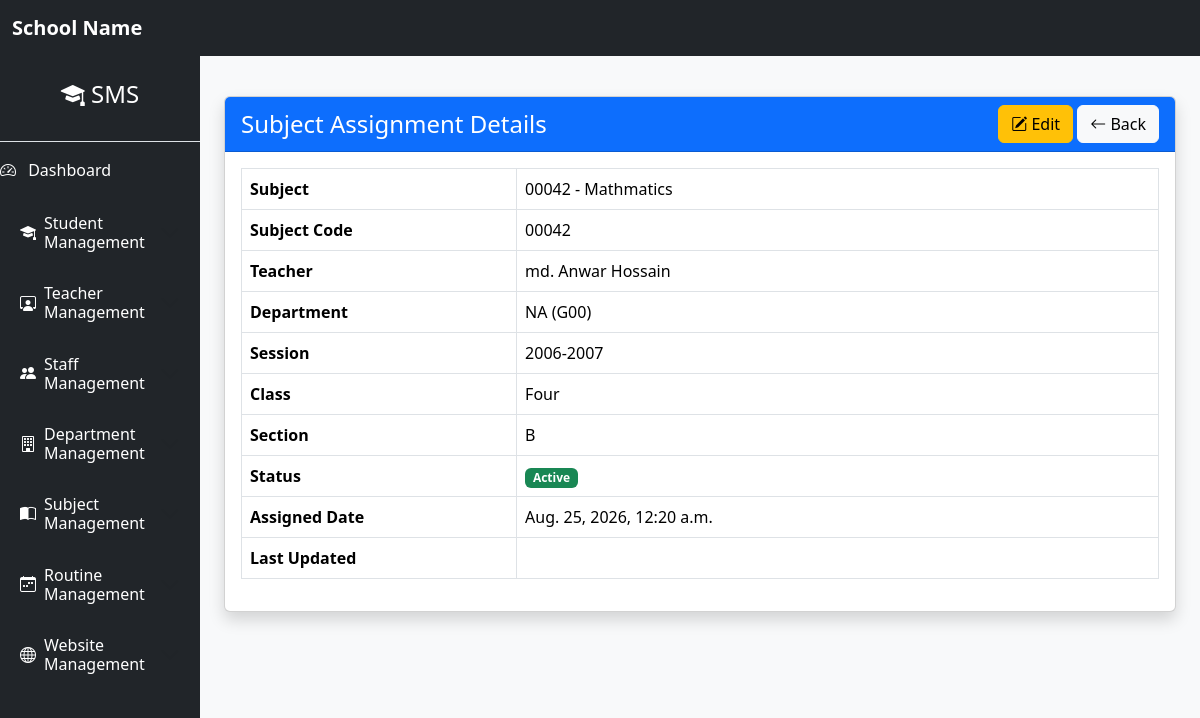
The app's page /subjects/assignment/6/, older data.
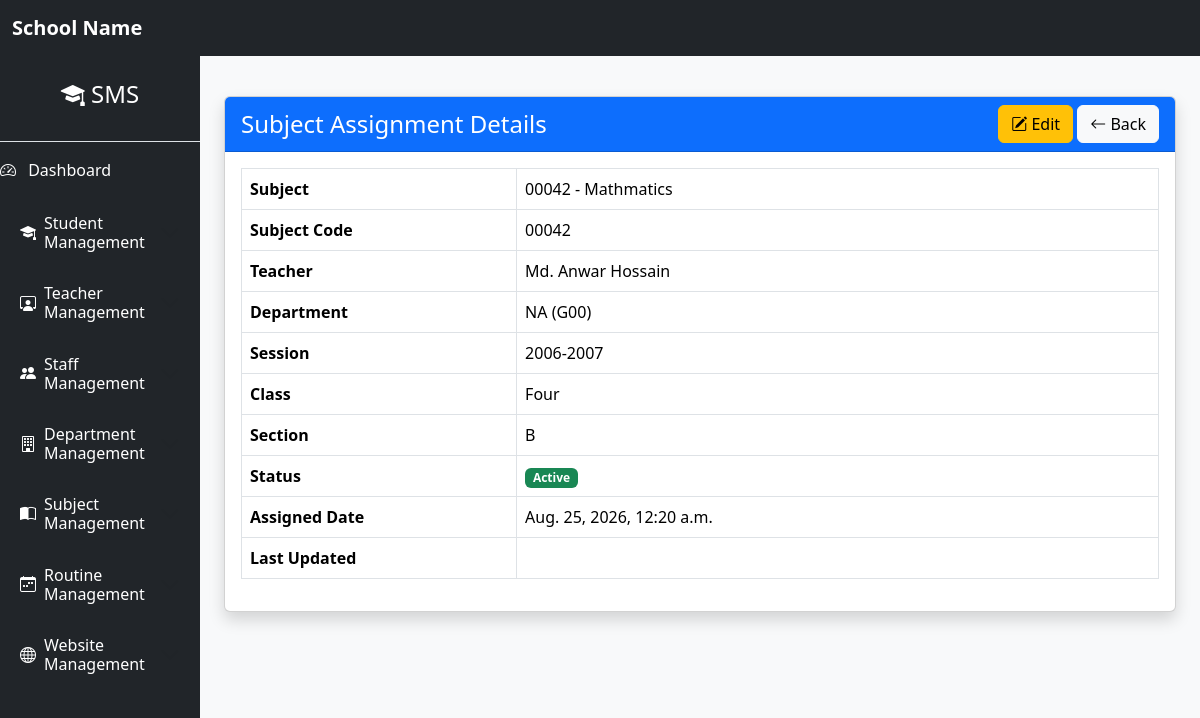
The same page, newer data.
### subjects/models.py (models this page shows, shortened)
class SubjectAssignment(models.Model):
    subject = models.ForeignKey(
        Subject,
        on_delete=models.CASCADE
    )
    teacher = models.ForeignKey(
        Teacher,
        on_delete=models.CASCADE
    )
    department = models.ForeignKey(
        Department,
        on_delete=models.CASCADE
    )
    session = models.ForeignKey(
        Session,
        on_delete=models.CASCADE
    )
    student_class = models.ForeignKey(
        StudentClass,
        on_delete=models.CASCADE
    )
    section = models.ForeignKey(
        Section,
        on_delete=models.CASCADE
    )
    is_active = models.BooleanField(
        default=True
    )
    created_at = models.DateTimeField(
        auto_now_add=True
    )
    class Meta:
        ordering = ["subject"]
        constraints = [
            models.UniqueConstraint(
                fields=[
                    "subject",
                    "student_class",
                    "section",
                ],
                name="unique_subject_class_section_assignment",
            ),
        ]

class Subject(models.Model):
    name = models.CharField(
        max_length=100,
    )
    code = models.CharField(
        max_length=20,
        unique=True,
    )
    department = models.ForeignKey(
        Department,
        on_delete=models.CASCADE
    )
    student_class = models.ForeignKey(
        StudentClass,
        on_delete=models.CASCADE,
        related_name="subjects",
    )
    full_marks = models.PositiveIntegerField(
        default=100,
    )
    pass_marks = models.PositiveIntegerField(
        default=33,
    )
    credit = models.DecimalField(
        max_digits=4,
        decimal_places=2,
        default=1.00,
    )
    is_optional = models.BooleanField(
        default=False,
    )
    created_at = models.DateTimeField(
        auto_now_add=True,
    )
    updated_at = models.DateTimeField(
        auto_now=True,
    )
    class Meta:
        ordering = [
            "student_class",
            "name",
        ]
        constraints = [
            models.UniqueConstraint(
                fields=[
                    "student_class",
                    "name",
                ],
                name="unique_subject_per_class",
            )
        ]
    def __str__(self):
        return f"{self.code} - {self.name}"

### teachers/models.py (models this page shows)
class Teacher(models.Model):
    GENDER_CHOICES = [
        ("Male", "Male"),
        ("Female", "Female"),
        ("Other", "Other"),
    ]
    RELIGION_CHOICES = [
        ("Islam", "Islam"),
        ("Hindu", "Hindu"),
        ("Buddhist", "Buddhist"),
        ("Christian", "Christian"),
        ("Other", "Other"),
    ]
    DESIGNATION_CHOICES = [
        ("Head Teacher", "Head Teacher"),
        ("Assistant Head Teacher", "Assistant Head Teacher"),
        ("Senior Teacher", "Senior Teacher"),
        ("Assistant Teacher", "Assistant Teacher"),
    ]
    created_by = models.ForeignKey(settings.AUTH_USER_MODEL,on_delete=models.CASCADE)
    name = models.CharField(max_length=100)
    designation = models.CharField(
        max_length=30,
        choices=DESIGNATION_CHOICES
    )
    department = models.ForeignKey(
    Department,
    on_delete=models.PROTECT
    )
    email = models.EmailField(unique=True)
    phone = models.CharField(
        max_length=11,
        validators=[
            RegexValidator(
                regex=r'^01[3-9]\d{8}$',
                message="Enter a valid Bangladeshi phone number."
            )
        ]
    )
    dob = models.DateField()
    joining_date = models.DateField()
    religion = models.CharField(
        max_length=20,
        choices=RELIGION_CHOICES
    )
    gender = models.CharField(
        max_length=10,
        choices=GENDER_CHOICES
    )
    photo = models.ImageField(
        upload_to="teacher_images/",
        blank=True,
        null=True
    )
    def __str__(self):
        return self.name

### departments/models.py (models this page shows)
class Department(models.Model):
    name = models.CharField(
        max_length=100,
        unique=True
    )
    department_code = models.CharField(
        max_length=20,
        unique=True
    )
    created_at = models.DateTimeField(
        auto_now_add=True
    )
    updated_at = models.DateTimeField(
        auto_now=True
    )
    def __str__(self):
        return f"{self.name} ({self.department_code})"

### academics/models.py (models this page shows)
class Session(models.Model):
    name = models.CharField(
        max_length=20,
        unique=True,
    )
    is_active = models.BooleanField(
        default=True,
    )
    class Meta:
        ordering = ["-name"]
    def __str__(self):
        return self.name

class StudentClass(models.Model):
    name = models.CharField(
        max_length=30,
        unique=True,
    )
    order = models.PositiveIntegerField()
    class Meta:
        ordering = ["order"]
    def __str__(self):
        return self.name

class Section(models.Model):
    name = models.CharField(
        max_length=10,
        unique=True,
    )
    class Meta:
        ordering = ["name"]
    def __str__(self):
        return self.name

### subjects/views.py (the view)
class SubjectAssignmentDetailView(
    DetailView
):
    model = SubjectAssignment
    template_name = "subjects/assignment_detail.html"

### website/context_processors.py (called while the page is built)
def frontend_context(request):
    navigation_menus = (
        NavigationMenu.objects
        .filter(
            parent__isnull=True,
            is_active=True
        )
        .prefetch_related("children")
        .order_by("order", "name")
    )
    settings = WebsiteSettings.objects.first()
    return {
        "navigation_menus": navigation_menus,
        "school_name": settings.school_name if settings else "",
        "school_logo": settings.logo if settings else None,
    }

### subjects/templates/subjects/assignment_detail.html
{% extends "base.html" %}
{% block content %}
<div class="container mt-4">
    <div class="card shadow">
        <div class="card-header bg-primary text-white">
            <div class="d-flex justify-content-between align-items-center">
                <h4 class="mb-0">
                    Subject Assignment Details
                </h4>
                <div>
                    <a href="{% url 'subject_assignment_edit' object.pk %}"
                       class="btn btn-warning">
                        <i class="bi bi-pencil-square"></i>
                        Edit
                    </a>
                    <a href="{% url 'subject_assignment_list' %}"
                       class="btn btn-light">
                        <i class="bi bi-arrow-left"></i>
                        Back
                    </a>
                </div>
            </div>
        </div>
        <div class="card-body">
            <table class="table table-bordered">
                <tr>
                    <th width="30%">Subject</th>
                    <td>{{ object.subject }}</td>
                </tr>
                <tr>
                    <th>Subject Code</th>
                    <td>{{ object.subject.code }}</td>
                </tr>
                <tr>
                    <th>Teacher</th>
                    <td>{{ object.teacher }}</td>
                </tr>
                <tr>
                    <th>Department</th>
                    <td>{{ object.department }}</td>
                </tr>
                <tr>
                    <th>Session</th>
                    <td>{{ object.session }}</td>
                </tr>
                <tr>
                    <th>Class</th>
                    <td>{{ object.student_class }}</td>
                </tr>
                <tr>
                    <th>Section</th>
                    <td>{{ object.section }}</td>
                </tr>
                <tr>
                    <th>Status</th>
                    <td>
                        {% if object.is_active %}
                            <span class="badge bg-success">
                                Active
                            </span>
                        {% else %}
                            <span class="badge bg-danger">
                                Inactive
                            </span>
                        {% endif %}
                    </td>
                </tr>
                <tr>
                    <th>Assigned Date</th>
                    <td>{{ object.created_at }}</td>
                </tr>
                <tr>
                    <th>Last Updated</th>
                    <td>{{ object.updated_at }}</td>
                </tr>
            </table>
        </div>
    </div>
</div>
{% endblock %}

Row changes from the older to the newer data that the page shows:
changed through a linked row, SubjectAssignment "00042 - Mathmatics": teacher "md. Anwar Hossain" → "Md. Anwar Hossain"
